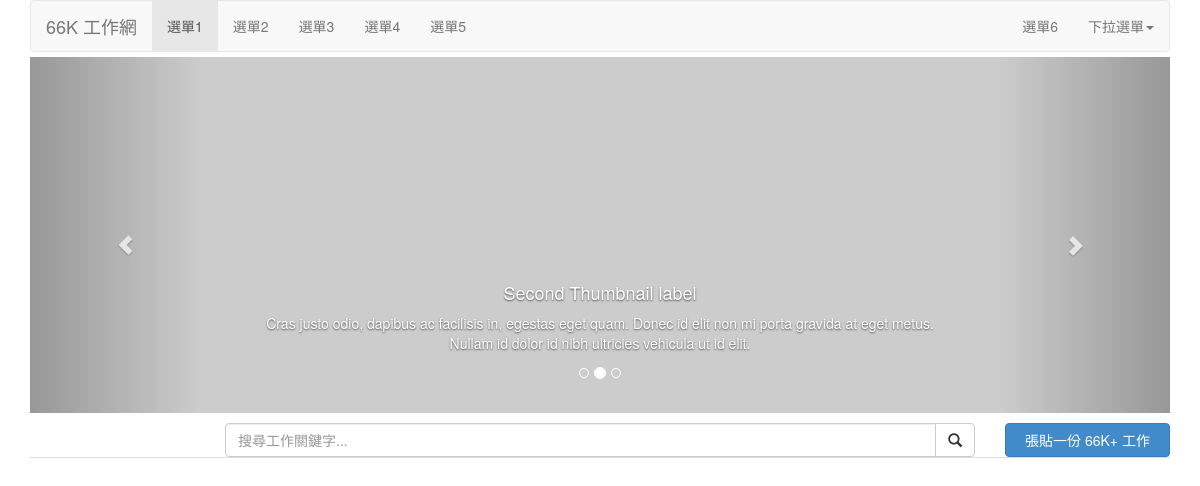
Before: / with the older database file.
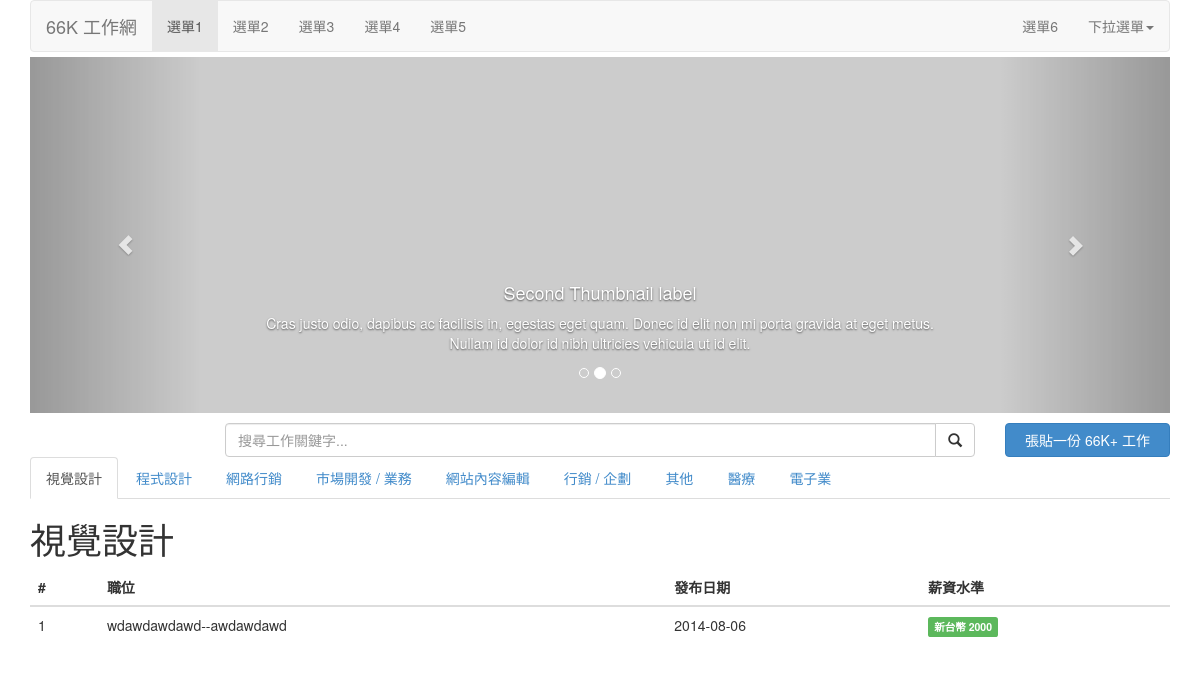
After: the same page with the newer database file.
### tables this page shows
CREATE TABLE IF NOT EXISTS `category` (
  `category_id` int(11) NOT NULL AUTO_INCREMENT,
  `category_title` varchar(50) NOT NULL,
  PRIMARY KEY (`category_id`)
);

CREATE TABLE IF NOT EXISTS `jobs` (
  `jobs_id` int(11) NOT NULL AUTO_INCREMENT,
  `jobs_title` varchar(50) NOT NULL,
  `jobs_category` int(11) NOT NULL,
  `jobs_lower` int(11) NOT NULL,
  `jobs_higher` int(11) NOT NULL,
  `jobs_place` text NOT NULL,
  `jobs_description` text NOT NULL,
  `jobs_hire` text NOT NULL,
  `jobs_company` varchar(50) NOT NULL,
  `jobs_url` text NOT NULL,
  `jobs_email` text NOT NULL,
  `jobs_update` date NOT NULL,
  PRIMARY KEY (`jobs_id`)
);

### application/controllers/jobs.php (called while the page is built, shortened)
<?php if ( ! defined('BASEPATH')) exit('No direct script access allowed');
class Jobs extends CI_Controller {
  public function __construct()
  {
    $this->load->helper(array('url','form'));
    $this->load->model('job_model');
  }
  public function index()
  {
    $data = array(
      'data' => array(
        'category' => $this->job_model->category(),
        'tab' => $this->job_model->category(),
      ),
      'view' => array('carousel','post_job','content'),
    );
    foreach($data['data']['tab'] as $content)
    {
      if($this->job_model->show_jobs($content['category_id'])->num_rows > 0)
      {
        $data['data']['result'][$content['category_id']] = $this->job_model->show_jobs($content['category_id'])->result_array();
      }
      else
      {
        $data['data']['result'][$content['category_id']] = array('jobs_id'=>'','jobs_title'=>'','jobs_company'=>'','jobs_update'=>'');
      }
    }
    $this->load->view('template',$data);
  }
}

### index.php (called while the page is built, shortened)
<?php
require_once BASEPATH.'core/CodeIgniter.php';

### application/models/job_model.php (called while the page is built, shortened)
<?php if ( ! defined('BASEPATH')) exit('No direct script access allowed');
class Job_model extends CI_Model {
  public function category()
  {
    $query = $this->db->get('category');
    return $query->result_array();
  }
  public function show_jobs($id = FALSE)
  {
    $query = $this->db->order_by('jobs_update','desc')->get_where('jobs',array('jobs_category'=>$id));
    return $query;
  }
}

### application/views/content.php (the view)
  <div class="row clearfix">
    <div class="col-md-12 column">
      <div class="tabbable" id="tabs-465105">
        <ul class="nav nav-tabs">
          <?php foreach($category as $category):?>
          <li<?php if($category['category_id'] == 1) {echo " class='active'";}?>>
            <a href="#panel-<?php echo $category['category_id'];?>" data-toggle="tab"><?php echo $category['category_title'];?></a>
          </li>
          <?php endforeach;?>
        </ul>
        <div class="tab-content">
          <?php foreach($tab as $content):?>
          <div class="tab-pane<?php if($content['category_id'] == 1) {echo " active";}?>" id="panel-<?php echo $content['category_id'];?>">
            <h1><?php echo $content['category_title'];?></h1>
            <table class="table">
              <thead>
                <tr>
                  <th>
                    #
                  </th>
                  <th>
                    職位
                  </th>
                  <th>
                    發布日期
                  </th>
                  <th>
                    薪資水準
                  </th>
                </tr>
              </thead>
              <tbody>
                <?php foreach($result[$content['category_id']] as $result):?>
                <tr>
                  <td>
                    <?php echo $result['jobs_id'];?>
                  </td>
                  <td>
                    <?php echo $result['jobs_company'] . "--" . $result['jobs_title'];?>
                  </td>
                  <td>
                    <?php echo $result['jobs_update'];?>
                  </td>
                  <td>
                    <span class="label label-default label-success"><?php echo "新台幣 " . $result['jobs_higher'];?></span>
                  </td>
                </tr>
                <?php endforeach;?>
              </tbody>
            </table>
          </div>
          <?php endforeach;?>
        </div>
      </div>
    </div>
  </div>
</div>

### application/views/template.php (shortened to what this page needs)
<!DOCTYPE html>
<html lang="en">
<head>
  <link href="<?php echo base_url();?>css/bootstrap.min.css" rel="stylesheet">
  <link href="<?php echo base_url();?>css/style.css" rel="stylesheet">
</head>
<body>
<div class="container">
  <div class="row clearfix">
    <div class="col-md-12 column">
      <nav class="navbar navbar-default" role="navigation">
        <div class="navbar-header">
           <a class="navbar-brand" href="#">66K 工作網</a>
        </div>
        <div class="collapse navbar-collapse" id="bs-example-navbar-collapse-1">
          <ul class="nav navbar-nav">
            <li class="active">
              <a href="#">選單1</a>
            </li>
            <li>
              <a href="#">選單2</a>
            </li>
            <li>
              <a href="#">選單3</a>
            </li>
            <li>
              <a href="#">選單4</a>
            </li>
            <li>
              <a href="#">選單5</a>
            </li>
          </ul>
          <ul class="nav navbar-nav navbar-right">
            <li>
              <a href="#">選單6</a>
            </li>
            <li class="dropdown">
               <a href="#" class="dropdown-toggle" data-toggle="dropdown">下拉選單<strong class="caret"></strong></a>
            </li>
          </ul>
        </div>
      </nav>
      <?php
      foreach($view as $view)
      {
        $this->load->view($view,$data);
      }
      ?>
        </div>
      </div>
</body>
</html>

### application/views/carousel.php (shortened to what this page needs)
<div class="carousel slide" id="carousel-848635">
        <ol class="carousel-indicators">
          <li data-slide-to="0" data-target="#carousel-848635">
          </li>
          <li data-slide-to="1" data-target="#carousel-848635" class="active">
          </li>
          <li data-slide-to="2" data-target="#carousel-848635">
          </li>
        </ol>
        <div class="carousel-inner">
          <div class="item active">
            <img alt="" src="http://lorempixel.com/1600/500/sports/2" id="exifviewer-img-22">
            <div class="carousel-caption">
              <h4>
                Second Thumbnail label
              </h4>
              <p>
                Cras justo odio, dapibus ac facilisis in, egestas eget quam. Donec id elit non mi porta gravida at eget metus. Nullam id dolor id nibh ultricies vehicula ut id elit.
              </p>
            </div>
          </div>
        </div> <a class="left carousel-control" href="#carousel-848635" data-slide="prev"><span class="glyphicon glyphicon-chevron-left"></span></a> <a class="right carousel-control" href="#carousel-848635" data-slide="next"><span class="glyphicon glyphicon-chevron-right"></span></a>
      </div>

### application/views/post_job.php (shortened to what this page needs)
<div class="row" style="margin-top: 10px">
  <div class="col-sm-9 col-lg-8 col-lg-offset-2">
    <form class="jobs-search-form" role="search">
      <div class="input-group">
        <input type="text" class="form-control" placeholder="搜尋工作關鍵字...">
        <span class="input-group-btn">
          <button type="submit" class="btn btn-default">
            <span class="glyphicon glyphicon-search"></span>
          </button>
        </span>
      </div>
    </form>
  </div>
  <div class="col-sm-3 col-lg-2">
    <a id="modal-344345" href="#modal-container-344345" role="button" class="btn btn-primary btn-block" data-toggle="modal">張貼一份 66K+ 工作</a>
  </div>
</div>

Changed rows visible on the page:
added category: category_title "視覺設計"
added category: category_title "程式設計", shown under "Second Thumbnail label"
added category: category_title "網路行銷", shown under "Second Thumbnail label"
added category: category_title "市場開發 / 業務", shown under "Second Thumbnail label"
added category: category_title "網站內容編輯", shown under "Second Thumbnail label"
added category: category_title "行銷 / 企劃", shown under "Second Thumbnail label"
added category: category_title "其他", shown under "Second Thumbnail label"
added category: category_title "醫療", shown under "Second Thumbnail label"
added category: category_title "電子業", shown under "Second Thumbnail label"
now on this page (row unchanged): jobs: jobs_id "1", jobs_company "wdawdawdawd", jobs_title "awdawdawd", jobs_update "2014-08-06", jobs_higher "2000"
